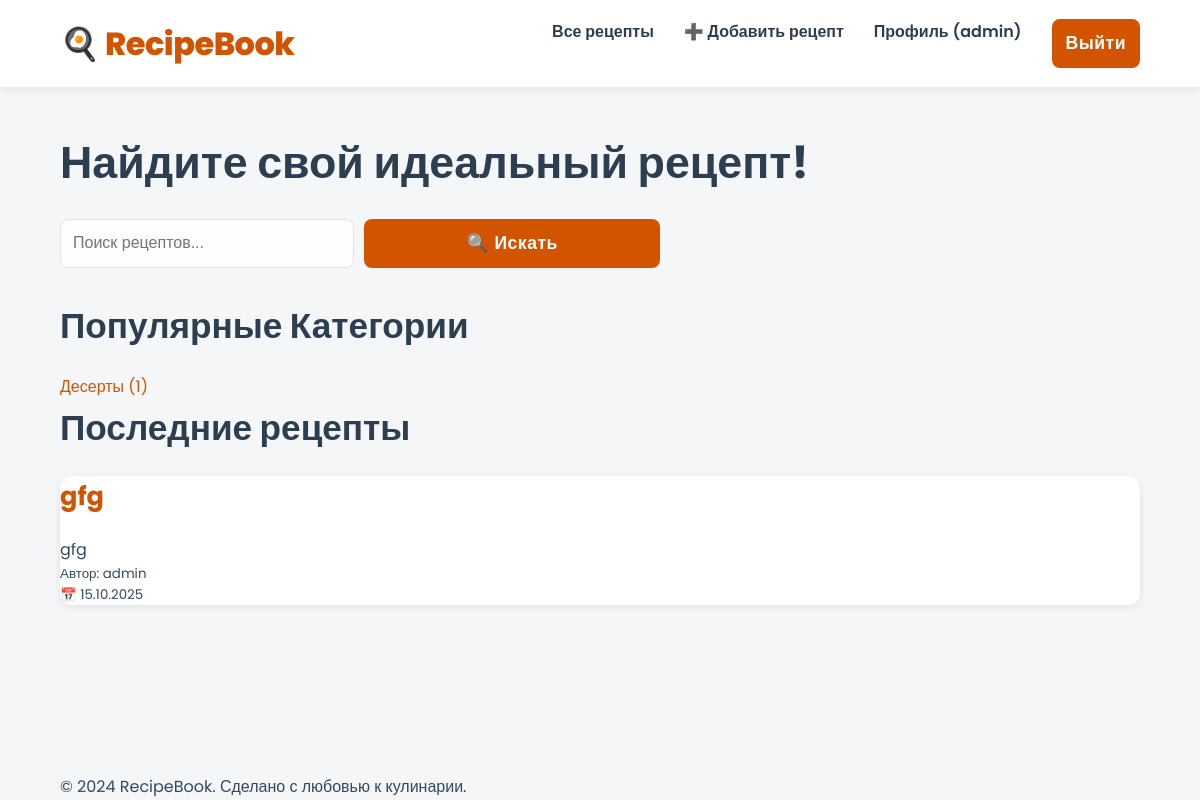
The app's page / (signed in) with its own data.
### accounts/models.py (models this page shows, shortened)
class CustomUser(AbstractUser):
    avatar = models.ImageField(upload_to='avatars/', blank=True, null=True)
    unconfirmed_email = models.EmailField(max_length=254, blank=True, null=True)

### recipes/models.py (models this page shows, shortened)
class Category(models.Model):
    name = models.CharField(max_length=50, verbose_name="Категория")
    class Meta:
        verbose_name = "Категория"
        verbose_name_plural = "Категории"

class Recipe(models.Model):
    title = models.CharField(max_length=100, verbose_name="Название рецепта")
    description = models.TextField(verbose_name="Описание")
    ingredients = models.TextField(verbose_name="Ингредиенты")
    category = models.ForeignKey(Category, on_delete=models.SET_NULL, null=True, verbose_name="Категория")
    author = models.ForeignKey(settings.AUTH_USER_MODEL, on_delete=models.CASCADE, verbose_name="Автор")
    image = models.ImageField(upload_to='recipes/', blank=True, null=True, verbose_name="Изображение (опционально)")
    created_at = models.DateTimeField(auto_now_add=True, verbose_name="Дата создания")

### recipes/views.py (the view)
# urls.py: path('', home, name='home'),
def home(request):
    popular_categories = Category.objects.annotate(
        recipe_count=Count('recipe')
    ).filter(
        recipe_count__gt=0
    ).order_by('-recipe_count')[:5]
    latest_recipes = Recipe.objects.order_by('-created_at')[:6]
    return render(request, 'home.html', {
        'categories': popular_categories,
        'latest_recipes': latest_recipes,
    })

### templates/home.html (shortened to what this page needs)
{% extends 'base.html' %}
{% block content %}
    <h1>Найдите свой идеальный рецепт!</h1>
    <form method="get" action="{% url 'recipe_list' %}" class="search-form">
        <input type="text" name="q" placeholder="Поиск рецептов..." value="{{ request.GET.q|default:'' }}">
        <button type="submit">🔍 Искать</button>
    </form>
    <section class="categories">
        <h2>Популярные Категории</h2>
        <div class="category-list">
            {% for category in categories %}
            <a href="{% url 'recipe_list' %}?category={{ category.id }}" class="category-card">
                {{ category.name }} ({{ category.recipe_count }})
            </a>
            {% empty %}
            <p>Категории отсутствуют.</p>
            {% endfor %}
        </div>
    </section>
     <section class="latest-recipes">
        <h2>Последние рецепты</h2>
        <div class="recipe-list-grid">
            {% for recipe in latest_recipes %}
            <div class="recipe-card">
                <h3><a href="{% url 'recipe_detail' recipe.id %}">{{ recipe.title }}</a></h3>
                <p>{{ recipe.description|truncatewords:20 }}</p>
                <small>Автор: {{ recipe.author.username }}</small>
                <small>📅 {{ recipe.created_at|date:"d.m.Y" }}</small>
            </div>
            {% empty %}
            <p>Рецептов пока нет.</p>
            {% endfor %}
        </div>
    </section>
{% endblock %}

### templates/base.html (shortened to what this page needs)
<!DOCTYPE html>
{% load static %}
<html lang="ru">
<head>
    <link rel="stylesheet" href="{% static 'css/style.css' %}">
</head>
<body>
<header>
    <div class="container header-container">
        <a href="{% url 'home' %}" class="logo">🍳 RecipeBook</a>
        <nav>
            <ul>
                <li><a href="{% url 'recipe_list' %}">Все рецепты</a></li>
                {% if user.is_authenticated %}
                <li><a href="{% url 'recipe_add' %}">➕ Добавить рецепт</a></li>
                <li><a href="{% url 'profile' %}">Профиль ({{ user.username }})</a></li>
                <li>
                    <form method="post" action="{% url 'logout' %}" style="display: inline;">
                        <button type="submit" class="logout-link">Выйти</button>
                    </form>
                </li>
                {% else %}
                <li><a href="{% url 'login' %}">Войти</a></li>
                <li><a href="{% url 'register' %}">Регистрация</a></li>
                {% endif %}
            </ul>
        </nav>
    </div>
</header>
<main>
    <div class="container">
        {% block content %}{% endblock %}
    </div>
</main>
<footer>
    <div class="container">
        <p>&copy; 2024 RecipeBook. Сделано с любовью к кулинарии. </p>
    </div>
</footer>
</body>
</html>

### static/css/style.css (style rules this page uses)
:root { --color-primary: #D35400; --color-secondary: #2C3E50; --color-background: #F4F6F8; --color-text: #34495E; --color-light-text: #7F8C8D; --color-success: #2ECC71; --color-error: #E74C3C; --color-info: #3498DB; --color-border: #E0E5E9; --shadow-light: 0 2px 8px rgba(0, 0, 0, 0.08); --shadow-medium: 0 6px 15px rgba(0, 0, 0, 0.1); --shadow-minimal: 0 1px 3px rgba(0, 0, 0, 0.05); }
* { box-sizing: border-box; margin: 0; padding: 0; }
body { font-family: 'Poppins', sans-serif; background-color: var(--color-background); color: var(--color-text); line-height: 1.6; min-height: 100vh; display: flex; flex-direction: column; -webkit-font-smoothing: antialiased; -moz-osx-font-smoothing: grayscale; }
main { flex: 1; padding: 40px 0; }
.container { width: 90%; max-width: 1280px; margin: 0 auto; }
h1, h2, h3 { color: var(--color-secondary); margin-bottom: 20px; font-weight: 700; }
h1 { font-size: 2.8em; }
h2 { font-size: 2.2em; }
h3 { font-size: 1.6em; }
a { color: var(--color-primary); text-decoration: none; transition: color 0.2s, opacity 0.2s; }
header { background-color: #FFFFFF; box-shadow: var(--shadow-light); padding: 18px 0; position: sticky; top: 0; z-index: 900; }
.header-container { display: flex; justify-content: space-between; align-items: center; }
.logo { font-size: 2em; font-weight: 800; color: var(--color-primary); letter-spacing: -0.5px; }
nav ul { list-style: none; display: flex; }
nav ul li { margin-left: 30px; }
nav ul li a, .logout-link { color: var(--color-secondary); font-weight: 600; padding: 8px 0; background: none; border: none; cursor: pointer; font-size: 1em; position: relative; }
nav ul li a::after { content: ''; display: block; width: 0; height: 3px; background: var(--color-primary); transition: width 0.3s; position: absolute; bottom: -5px; left: 0; border-radius: 2px; }
.form-wrapper input:not([type="checkbox"]):not([type="radio"]):not([type="file"]), .form-wrapper textarea, .form-wrapper select, .container form input:not([type="checkbox"]):not([type="radio"]):not([type="file"]), .container form textarea, .container form select { width: 100%; padding: 12px; border: 1px solid var(--color-border); border-radius: 8px; font-size: 1em; transition: border-color 0.2s, box-shadow 0.2s; background-color: #FDFDFD; }
.form-wrapper button[type="submit"], .button, .container form button[type="submit"] { display: block; width: 100%; padding: 14px; background-color: var(--color-primary); color: white; border: none; border-radius: 8px; font-size: 1.1em; font-weight: 700; cursor: pointer; transition: background-color 0.2s, transform 0.1s; text-align: center; letter-spacing: 0.5px; }
.search-form { display: flex; gap: 10px; margin-bottom: 30px; max-width: 600px; }
.search-form input[type="text"] { flex-grow: 1; padding: 10px 15px; border: 1px solid var(--color-border); border-radius: 5px; font-size: 1em; }
.search-form button { padding: 10px 15px; background-color: var(--color-secondary); color: white; border: none; border-radius: 5px; cursor: pointer; transition: background-color 0.2s; }
.recipe-card { background-color: #FFFFFF; border-radius: 12px; overflow: hidden; box-shadow: var(--shadow-light); transition: transform 0.3s, box-shadow 0.3s; display: flex; flex-direction: column; }

### records on screen
CustomUser: username "admin"
Category: name "Десерты", recipe_count "1"
Recipe: title "gfg", description "gfg", author.username "admin", created_at "15.10.2025"
